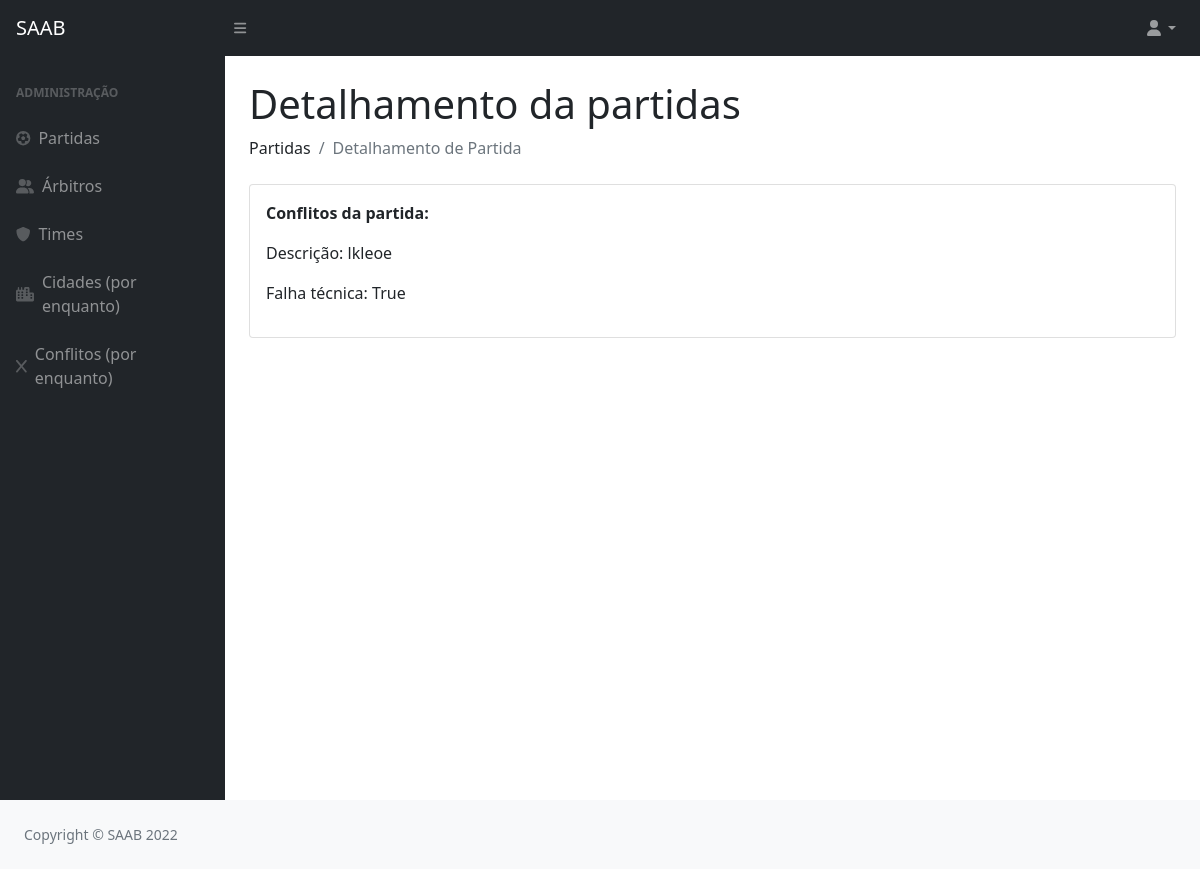
Before: /detalhamentoPartida/77 with the older database file.
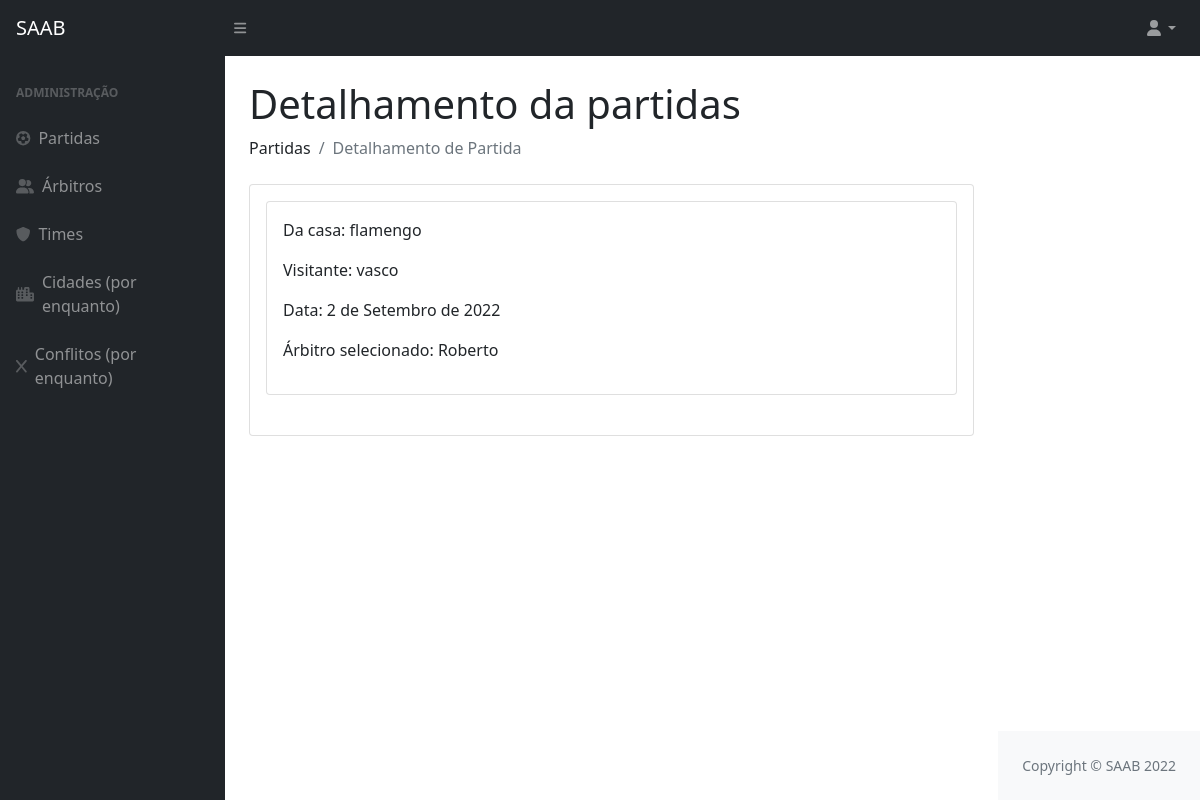
After: the same page with the newer database file.
### privado/models.py (models this page shows, shortened)
class Conflito(models.Model):
    codigo = models.AutoField(primary_key=True)
    partida = models.ForeignKey(Partida, on_delete=models.CASCADE)
    arbitro = models.ForeignKey(Arbitro, on_delete=models.CASCADE)
    time = models.ForeignKey(Time, on_delete=models.CASCADE)
    descricao = models.TextField(max_length=260)
    errotecnico = models.BooleanField()

class Partida(models.Model):
    codigo = models.AutoField(primary_key=True)
    usuario = models.ForeignKey(Usuario, on_delete=models.CASCADE)
    arbitro = models.ForeignKey(Arbitro, on_delete=models.CASCADE)
    visitante  = models.ForeignKey(Time, on_delete=models.CASCADE, related_name='visitante')
    local  = models.ForeignKey(Time, on_delete=models.CASCADE, related_name='local')
    data = models.DateField()

class Time(models.Model):
    codigo = models.AutoField(primary_key=True)
    nome = models.CharField(max_length=100)
    cidade = models.ForeignKey(Cidade, on_delete=models.CASCADE)
    def __str__(self):
        return (self.nome)

class Arbitro(models.Model):
    codigo = models.AutoField(primary_key=True)
    datanasc = models.DateField()
    cidade = models.ForeignKey(Cidade, on_delete=models.CASCADE)
    nome = models.CharField(max_length=100)
    formafisica = models.BooleanField()
    def __str__(self):
        return (self.nome)

### privado/views.py (the view)
# urls.py: path('detalhamentoPartida/<int:id>', detalhamentoPartida, name = "url_detalhamentoPartida"),
def detalhamentoPartida(request, id):
    conflitos = Conflito.objects.all()
    partida = Partida.objects.filter(pk=id)
    time = Time.objects.filter(pk=id)
    detalhes = {"detalhes":partida, "conflitos":conflitos, "time":time}
    return render(request, "SAAB/detalhamentoPartida.html", detalhes)

### privado/templates/SAAB/detalhamentoPartida.html (shortened to what this page needs)
{% extends 'SAAB/layout.html' %}
{% block conteudo %}
{% load static %}
{% load crispy_forms_tags %}
<!DOCTYPE html>
<html lang="en">
<head>
</head>
<body>
  <h1 class="mt-4">Detalhamento da partidas</h1>
  <ol class="breadcrumb mb-4">
    <li class="breadcrumb-item">Partidas</li>
    <li class="breadcrumb-item active">Detalhamento de Partida</li>
</ol>
    {% for i in detalhes %}
    <div class="card mb-4">
      <div class="card-body">
        <div class="card mb-4">
          <div class="card-body">
            <p>Da casa: {{ i.local }}</p>
            <p>Visitante: {{ i.visitante }}</p>
            <p>Data: {{ i.data }}</p>
            <p>Árbitro selecionado: {{ i.arbitro }}</p>
          </div>
        </div>
    {% endfor %}
  {% for i in conflitos %}
       <div class="card mb-4">
        <div class="card-body">
            <p style="font-weight: bold">Conflitos da partida:</p>
            <p>Descrição: {{ i.descricao }}</p>
            <p>Falha técnica: {{ i.errotecnico }}</p>
        </div>
       </div>
      </div>
    </div>
    {% endfor %}
</main>
</body>
</html>
{% endblock %}

Changed rows visible on the page:
removed Conflito: descricao "lkleoe", errotecnico "True"
added Partida: local "flamengo", visitante "vasco", data "2 de Setembro de 2022", arbitro "Roberto"
